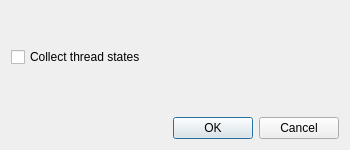
<?xml version="1.0" encoding="UTF-8"?>
<ui version="4.0">
 <class>CaptureOptionsDialog</class>
 <widget class="QDialog" name="CaptureOptionsDialog">
  <property name="windowModality">
   <enum>Qt::ApplicationModal</enum>
  </property>
  <property name="geometry">
   <rect>
    <x>0</x>
    <y>0</y>
    <width>350</width>
    <height>150</height>
   </rect>
  </property>
  <property name="windowTitle">
   <string>Capture Options</string>
  </property>
  <property name="modal">
   <bool>true</bool>
  </property>
  <layout class="QGridLayout" name="gridLayout">
   <item row="0" column="0">
    <layout class="QVBoxLayout" name="verticalLayout">
     <item>
      <widget class="QCheckBox" name="threadStateCheckBox">
       <property name="text">
        <string>Collect thread states</string>
       </property>
      </widget>
     </item>
     <item>
      <spacer name="verticalSpacer">
       <property name="orientation">
        <enum>Qt::Vertical</enum>
       </property>
      </spacer>
     </item>
    </layout>
   </item>
   <item row="1" column="0">
    <widget class="QDialogButtonBox" name="buttonBox">
     <property name="standardButtons">
      <set>QDialogButtonBox::Cancel|QDialogButtonBox::Ok</set>
     </property>
    </widget>
   </item>
  </layout>
 </widget>
 <resources/>
 <connections/>
</ui>
